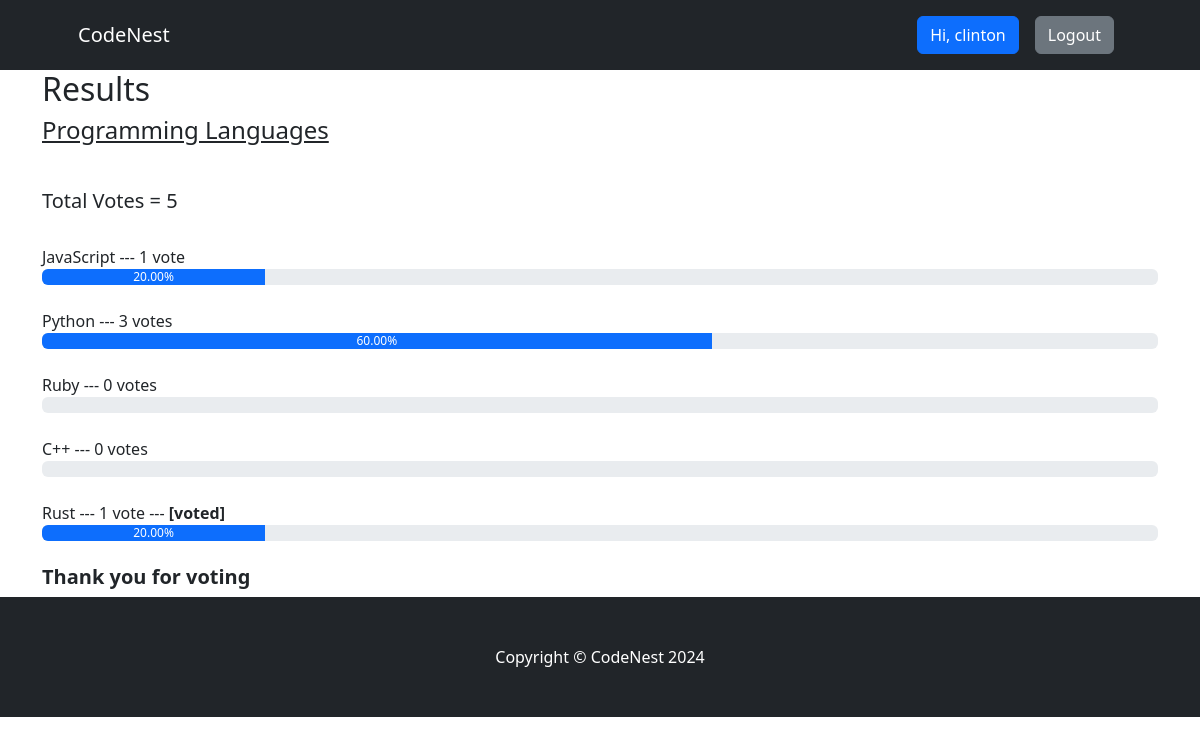
/result/programming-languages (signed in), run on the app's committed database.
### voteapp/models.py (models this page shows, shortened)
class Category(models.Model):
    title = models.CharField(max_length=200)
    slug = models.SlugField(blank=True, null=True)
    description = models.TextField(blank=True, null=True)
    total_vote = models.IntegerField(default=0)
    voters = models.ManyToManyField(User, blank=True)
    picture = models.ImageField(upload_to="img", blank=True, null=True)

class CategoryItem(models.Model):
    title = models.CharField(max_length=200)
    total_vote = models.IntegerField(default=0)
    category = models.ForeignKey(Category, on_delete=models.CASCADE, related_name="items")
    voters = models.ManyToManyField(User, blank=True)
    @property
    def percentage_vote(self):
        category_votes = self.category.total_vote
        item_votes = self.total_vote
        if category_votes == 0:
            vote_in_percentage = 0
        else:
            vote_in_percentage = (item_votes/category_votes) * 100
        return vote_in_percentage

### voteapp/views.py (the view)
# urls.py: path("result/<str:slug>", views.result, name="result"),
def result(request, slug):
    category = Category.objects.get(slug=slug)
    items = CategoryItem.objects.filter(category=category)
    context = {"category": category, "items": items}
    return render(request, "result.html", context)

### voteapp/templatetags/custom_filters.py (called while the page is built)
@register.filter(name="has_voted")
def has_voted(user, voters):
    return any(user.id== voter.id for voter in voters)

### voteapp/templates/result.html
{% extends 'base.html' %}
{% block content %}
{% load humanize %}
{% load custom_filters %}
<div class="container result-container">
    <div class="sub-container">
      <h2>Results</h2>
      <h4>{{category.title}}</h4>
      <br>
      <h5>Total Votes = {{category.total_vote}}</h5>
      <br />
      {% for item in items  %}
      {% if request.user|has_voted:item.voters.all %}
      <small>{{item.title}}</strong> --- {{item.total_vote}} vote{{item.total_vote | pluralize:",s"}} ---  <strong>[voted]</strong> </small>
      <div class="progressContainer">
        <div class="progress">
          <div
            class="progress-bar"
            role="progressbar"
            aria-label="Example with label"
            style="width:{{item.percentage_vote | floatformat:2}}%;"
            aria-valuenow="25"
            aria-valuemin="0"
            aria-valuemax="100"
          >
          {{item.percentage_vote | floatformat:2}}%
          </div>
        </div>
      </div>
      <br>
      {% else %}
      <small>{{item.title}}</strong> --- {{item.total_vote}} vote{{item.total_vote | pluralize:",s"}} </small>
      <div class="progressContainer">
        <div class="progress">
          <div
            class="progress-bar"
            role="progressbar"
            aria-label="Example with label"
            style="width:{{item.percentage_vote | floatformat:2}}%;"
            aria-valuenow="25"
            aria-valuemin="0"
            aria-valuemax="100"
          >
          {{item.percentage_vote | floatformat:2}}%
          </div>
        </div>
      </div>
      <br>
      {% endif %}
      {% endfor %}
      <h5 style="font-weight: bold">Thank you for voting</h5>
    </div>
  </div>
{% endblock content %}

### voteapp/templates/base.html (shortened to what this page needs)
<!DOCTYPE html>
{% load static %}
<html lang="en">
<head>
    <link href="https://cdn.jsdelivr.net/npm/bootstrap-icons@1.4.1/font/bootstrap-icons.css" rel="stylesheet" />
    <link rel="stylesheet" href="{% static 'css/bootstrap.css' %}">
    <link rel="stylesheet" href="{% static 'css/style.css' %}">
</head>
<body>
     <nav class="navbar navbar-expand-lg navbar-dark bg-dark">
        <div class="container px-lg-5">
            <a class="navbar-brand" href="{% url 'index'  %}">CodeNest</a>
            <div class="collapse navbar-collapse" id="navbarSupportedContent">
                <ul class="navbar-nav ms-auto mb-2 mb-lg-0">
                    {% if request.user.is_authenticated %}
                    <li class="nav-item"><a class="nav-link" href="#"><button class="btn btn-primary">Hi, {{request.user.username}}</button></a></li>
                    <li class="nav-item"><a class="nav-link" href="{% url 'logout' %}"><button class="btn btn-secondary">Logout</button></a></li>
                    {% else %}
                    <li class="nav-item"><a class="nav-link" href="{% url 'signin' %}"><button class="btn btn-primary">Login</button></a></li>
                    <li class="nav-item"><a class="nav-link" href="{% url 'signup' %}"><button class="btn btn-primary">SignUp</button></a></li>
                    {% endif %}
                </ul>
            </div>
        </div>
    </nav>
    {% block content %}
    {% endblock content %}
     <footer class="py-5 bg-dark">
        <div class="container"><p class="m-0 text-center text-white">Copyright &copy; CodeNest 2024</p></div>
    </footer>
</body>
</html>

### voteapp/static/css/style.css (style rules this page uses)
* { box-sizing: border-box; }
.result-container { display: flex; align-items: center; justify-content: center; }
.sub-container { width: inherit }
.result-container h4 { text-decoration: underline; margin-bottom: 20px; }
.result-container small { font-size: 16px; font-weight: 500; }

### data on the page
Category: title "Programming Languages", total_vote "5"
CategoryItem: title "JavaScript", total_vote "1", percentage_vote "20.00"
CategoryItem: title "Python", total_vote "3", total_vote|pluralize "s", percentage_vote "60.00"
CategoryItem: title "Ruby", total_vote "0", total_vote|pluralize "s"
CategoryItem: title "C++", total_vote "0", total_vote|pluralize "s"
CategoryItem: title "Rust", total_vote "1", percentage_vote "20.00"

### other printed values
{{ request.user.username }} "clinton"
